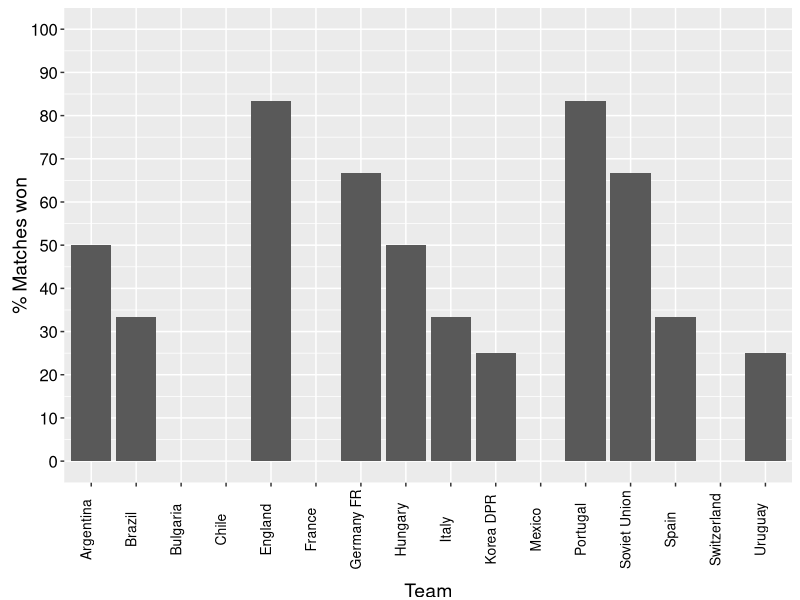
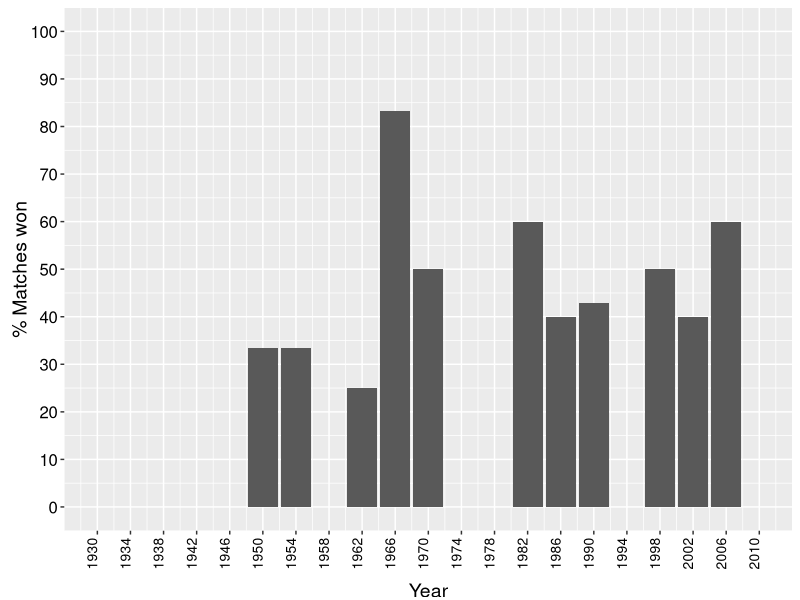

The R source for these figures, in order:
## ---- chunk 1

library(ggplot2)
data<-read.csv("world_cup_data.csv")
names(data) <- c("Year","Team", "ISO.code","Goals.for", "Goals.against", "Penalties","Matches", "Shots.on.goal", "Shots.wide", "Free.kicks", "Offside","Corners", "Won", "Drawn", "Lost")
# Year <- unique(sort(data$Year))
# Country <- unique(sort(data$Team))
data_sub<-subset(data, Year == "1966")                                
p <- ggplot(data_sub, aes(x = Team, y = (Won/(Won+Drawn+Lost)*100))) + geom_bar(stat = "identity")+
        scale_fill_manual("", values=c("target"="darkgrey","try"="blue"))+
        scale_y_continuous(breaks=seq(0,100,10),limits=c(0,100),"% Matches won")+
        theme(axis.title.x = element_text(size = 14, vjust = -1))+
        theme(axis.title.y = element_text(size = 14, angle=90, vjust=0))+
        theme(axis.text.x = element_text(size = 10,colour="black",vjust = 0, angle = 90))+
        theme(axis.text.y = element_text(size = 12,colour="black"))
        print(p)
## ---- chunk 2

library(ggplot2)
data<-read.csv("world_cup_data.csv")
names(data) <- c("Year","Team", "ISO.code","Goals.for", "Goals.against", "Penalties","Matches", "Shots.on.goal", "Shots.wide", "Free.kicks", "Offside","Corners", "Won", "Drawn", "Lost")
# Year <- unique(sort(data$Year))
# Country <- unique(sort(data$Team))
data_sub<-subset(data, Team == "England")                                
p <- ggplot(data_sub, aes(x = Year, y = (Won/(Won+Drawn+Lost)*100))) + geom_bar(stat = "identity")+
        scale_fill_manual("", values=c("target"="darkgrey","try"="blue"))+
        scale_y_continuous(breaks=seq(0,100,10),limits=c(0,100),"% Matches won")+
        scale_x_continuous(breaks=seq(1930,2010,4), limits=c(1930,2010),"Year")+
        theme(axis.title.x = element_text(size = 14, vjust = -1))+
        theme(axis.title.y = element_text(size = 14, angle=90, vjust=0))+
        theme(axis.text.x = element_text(size = 10,colour="black",vjust = 0, angle = 90))+
        theme(axis.text.y = element_text(size = 12,colour="black"))
        print(p)
## ---- chunk 3
matches_won<-5
matches_drawn<- 2
matches_lost <- 2
matches_played <- matches_won+matches_drawn+matches_lost
percentage_wins <- as.integer((matches_won/matches_played)*100)
result <-paste("Percentage of matches won = " , percentage_wins)
print(result)
## ---- chunk 4
x <-11+12
x
